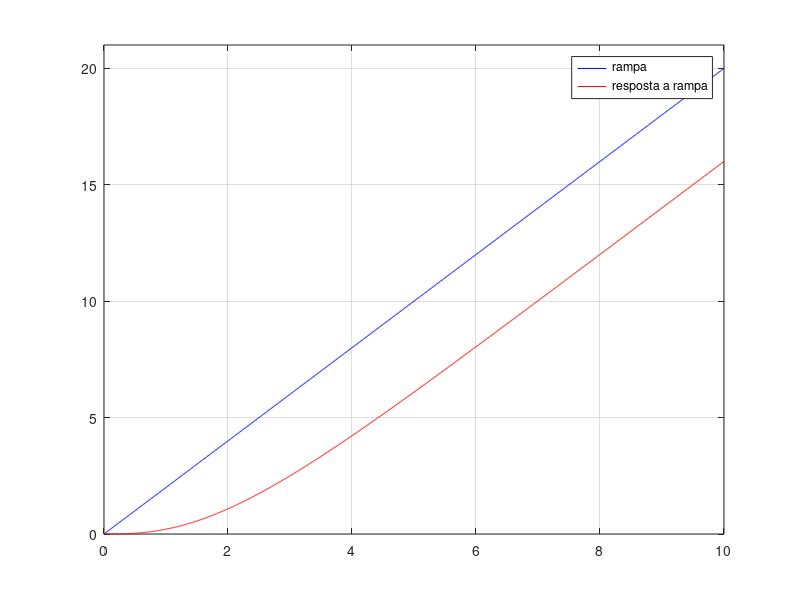
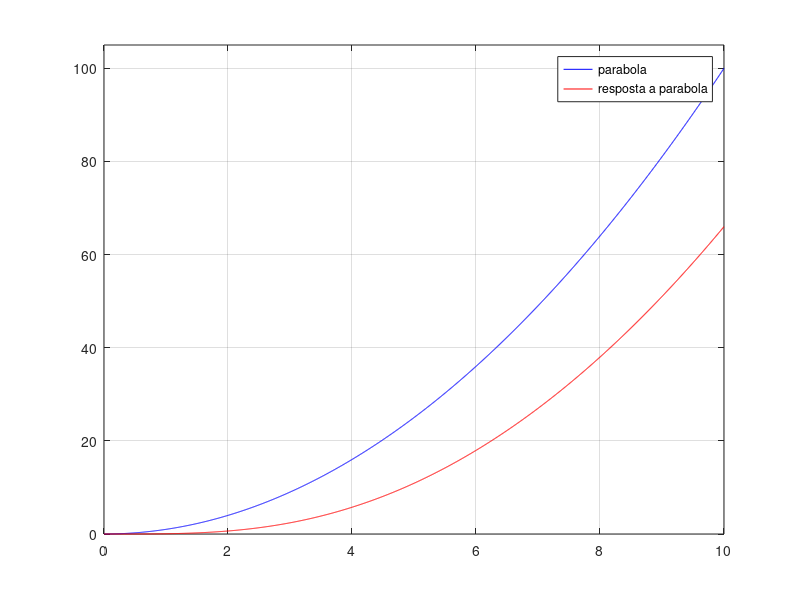
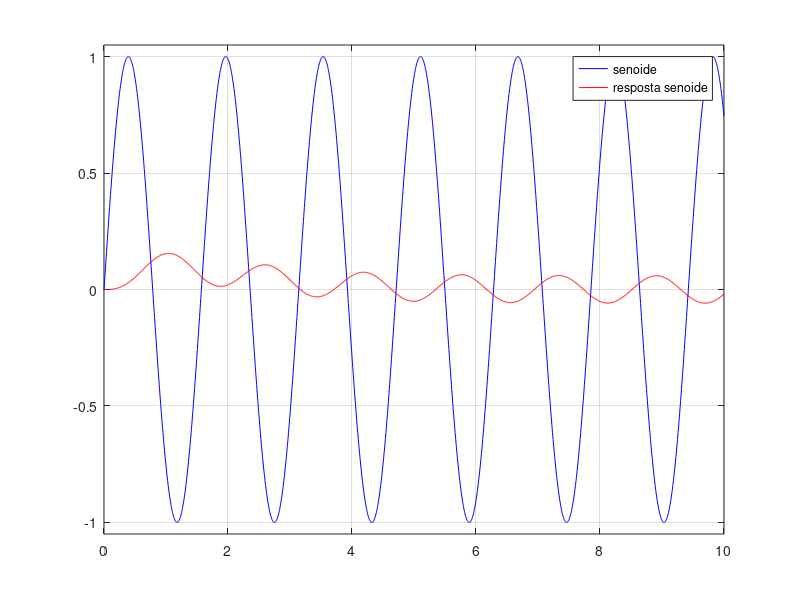

Source code (MATLAB) for these figures, in order:
clear ; clc ; close all
T0 = 0 ; % tempo inicial
Tf = 10 ; % tempo final
Np = 2000 ; % numero de pontos 
%% Definindo dominio e funções de entrada
t = linspace(T0,Tf,Np) ; % tempo
m = 2 ;  % coeficiente de inclinação da reta
u_r = m*t; % rampa
a = 1 ; % concavidade da parabola
u_p = a*t.^2 ; % parabola
w = 4 ; % frequencia
u_s = sin(w*t) ; % senoide
%% Função de Transferência de Sistema Dinâmico
k = 1 ; % ganho
Num = k ;  % k
Den = [1 2 1] ; % s^2 + 2*s + 1
Gs = tf(Num,Den) ; % função de transferência
%% Respostas
gt_r = lsim(Gs,u_r,t) ; % resposta a entrada rampa
figure(1),
plot(t,u_r,'-b') ; hold on 
plot(t,gt_r,'-r') ; hold off
grid on
legend('rampa','resposta a rampa','location','best')
min_r = 1.05*min([min(u_r) min(gt_r)]) ;
max_r = 1.05*max([max(u_r) max(gt_r)]) ;
axis([T0 Tf min_r max_r]) ;
print('comando_lsim1','-dpng')
%
gt_p = lsim(Gs,u_p,t) ; % resposta a parabola
figure(2),
plot(t,u_p,'-b') ; hold on 
plot(t,gt_p,'-r') ; hold off
grid on
legend('parabola','resposta a parabola','location','best')
min_p = 1.05*min([min(u_p) min(gt_p)]) ;
max_p = 1.05*max([max(u_p) max(gt_p)]) ;
axis([T0 Tf min_p max_p]) ;
print('comando_lsim2','-dpng')
%
gt_s = lsim(Gs,u_s,t) ; % resposta a 
figure(3),
plot(t,u_s,'-b') ; hold on 
plot(t,gt_s,'-r') ; hold off
grid on
legend('senoide','resposta senoide','location','best')
min_s = 1.05*min([min(u_s) min(gt_s)]) ;
max_s = 1.05*max([max(u_s) max(gt_s)]) ;
axis([T0 Tf min_s max_s]) ;
print('comando_lsim3','-dpng')



